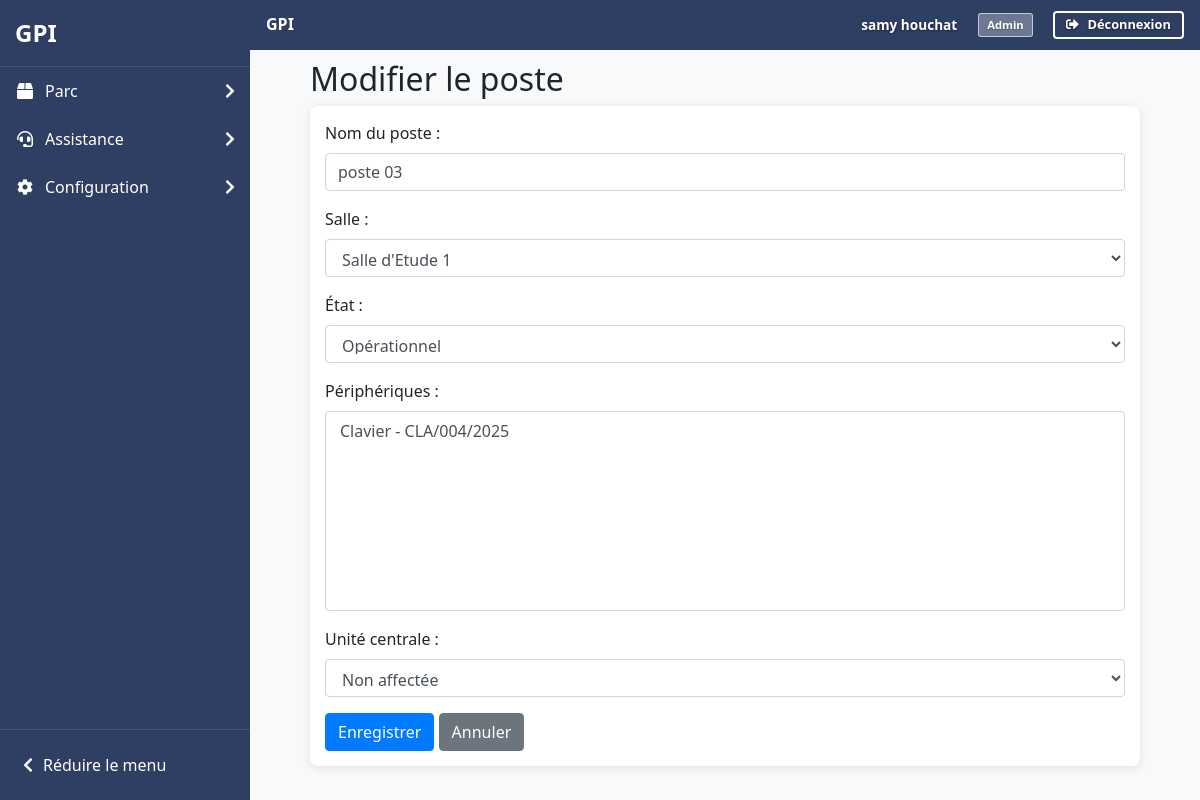
The page /includes/gestion.php?action=modifier_poste&id=21 (signed in) on the database as committed earlier.
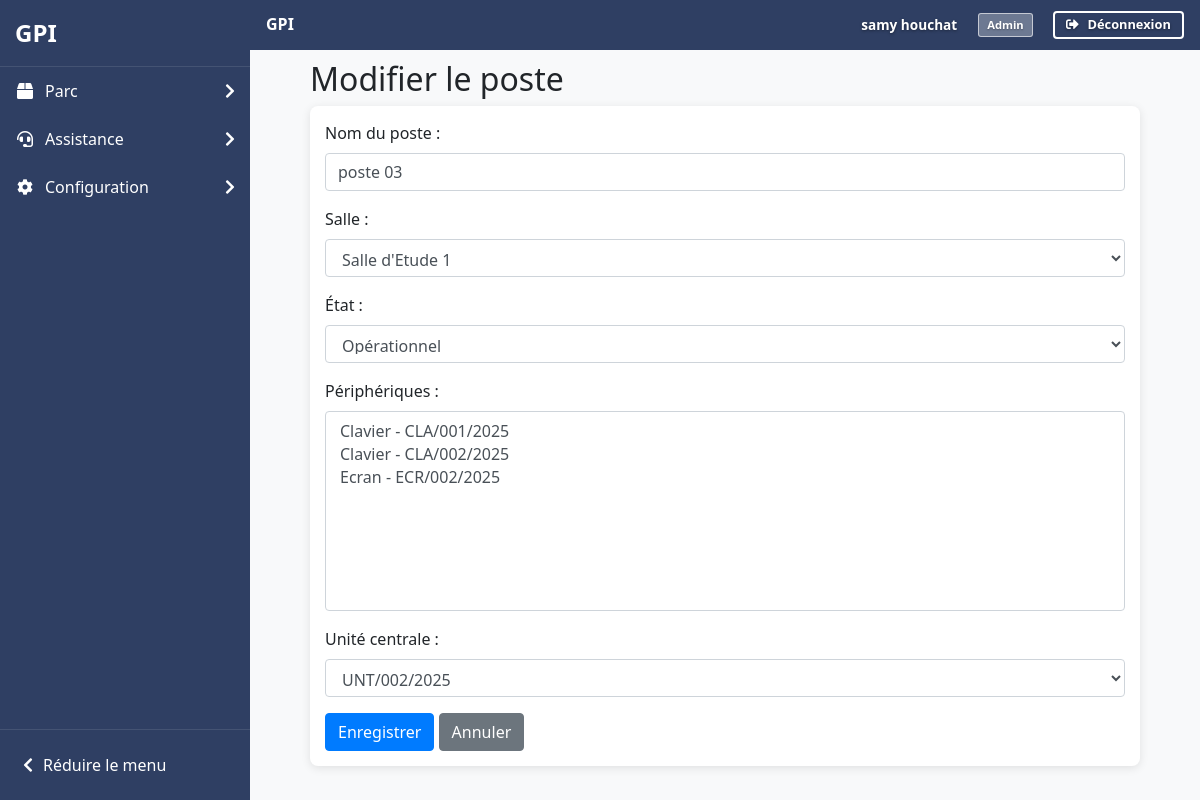
The same page on the database as committed later.
### tables this page shows
CREATE TABLE IF NOT EXISTS `poste_unite` (
  `id_poste` int NOT NULL,
  `id_unite` int NOT NULL,
  PRIMARY KEY (`id_poste`,`id_unite`),
  UNIQUE KEY `unique_poste_unite` (`id_poste`),
  UNIQUE KEY `unique_unite_poste` (`id_unite`),
  KEY `id_unite` (`id_unite`)
);

CREATE TABLE IF NOT EXISTS `unite` (
  `id_unite` int NOT NULL AUTO_INCREMENT,
  `numero_inventaire` varchar(255) NOT NULL,
  `ram` enum('2 GB','4 GB','8 GB','16 GB','32 GB','64 GB') NOT NULL,
  `processeur` enum('INTEL_CORE_I3','INTEL_CORE_I5','INTEL_CORE_I7','INTEL_CORE_I9','INTEL_XEON','INTEL_PENTIUM','INTEL_CELERON') NOT NULL,
  `disque_dur_1_type` enum('SSD','HDD') NOT NULL,
  `disque_dur_1_capacite` enum('70 GB','120 GB','500 GB') NOT NULL,
  `disque_dur_2_type` enum('SSD','HDD') DEFAULT NULL,
  `disque_dur_2_capacite` enum('70 GB','120 GB','500 GB') DEFAULT NULL,
  `etat` enum('Operationnel','En panne') DEFAULT 'Operationnel',
  `date_achat` date DEFAULT NULL,
  `date_ajout` datetime DEFAULT CURRENT_TIMESTAMP,
  `supprime_le` datetime DEFAULT NULL,
  `est_affecte` tinyint(1) DEFAULT '0',
  PRIMARY KEY (`id_unite`),
  UNIQUE KEY `numero_inventaire` (`numero_inventaire`)
);

### includes/gestion.php (the view, shortened to what the changed rows need)
<?php
require_once 'functions.php';
$action = $_GET['action'] ?? '';
$id = $_GET['id'] ?? null;
try {
    $pdo = connectDB();
    switch ($action) {
            ?>
            <?php
        case 'modifier_poste':
            $stmt = $pdo->prepare("SELECT * FROM poste WHERE id_poste = ?");
            $stmt->execute([$id]);
            $poste = $stmt->fetch();
            $periphSelected = $pdo->prepare("SELECT id_peripherique FROM poste_peripherique WHERE id_poste = ?");
            $periphSelected->execute([$id]);
            $periphSelected = $periphSelected->fetchAll(PDO::FETCH_COLUMN);
            $uniteStmt = $pdo->prepare("SELECT id_unite FROM poste_unite WHERE id_poste = ?");
            $uniteStmt->execute([$id]);
            $uniteSelected = $uniteStmt->fetchColumn();
            $salles = $pdo->query("SELECT * FROM salles ORDER BY nom_salle")->fetchAll();
            $peripheriques = $pdo->query("
                SELECT p.*
                FROM peripherique p
                LEFT JOIN poste_peripherique pp ON p.id_peripherique = pp.id_peripherique
                WHERE p.supprime_le IS NULL AND pp.id_poste IS NULL
            ")->fetchAll();
            $unites = $pdo->query("
                SELECT u.*
                FROM unite u
                LEFT JOIN poste_unite pu ON u.id_unite = pu.id_unite
                WHERE u.supprime_le IS NULL
                AND (pu.id_poste IS NULL OR pu.id_poste = $id)
                ORDER BY u.numero_inventaire")->fetchAll();
            ?>
            <div class="container mt-4">
                <h2>Modifier le poste</h2>
                <div class="card">
                    <div class="card-body">
                        <form method="POST" action="gestion.php?action=modifier_poste&id=<?= $id ?>">
                            <div class="form-group">
                                <label>Nom du poste :</label>
                                <input type="text" name="nom_poste" class="form-control" value="<?= htmlspecialchars($poste['nom_poste']) ?>" required>
                            </div>
                            <div class="form-group">
                                <label>Salle :</label>
                                <select name="id_salle" class="form-control" required>
                                    <?php foreach ($salles as $salle): ?>
                                        <option value="<?= $salle['id_salle'] ?>" <?= $salle['id_salle'] == $poste['id_salle'] ? 'selected' : '' ?>>
                                            <?= htmlspecialchars($salle['nom_salle']) ?>
                                        </option>
                                    <?php endforeach; ?>
                                </select>
                            </div>
                             <div class="form-group">
                                <label>État :</label>
                                <select name="etat" class="form-control" required>
                                    <option value="opérationnel" <?= $poste['etat'] === 'opérationnel' ? 'selected' : '' ?>>Opérationnel</option>
                                </select>
                            </div>
                            <div class="form-group">
                                <label>Périphériques :</label>
                                <select name="peripheriques[]" class="form-control" multiple style="height: 200px">
                                    <?php foreach ($peripheriques as $periph): ?>
                                        <option value="<?= $periph['id_peripherique'] ?>" <?= in_array($periph['id_peripherique'], $periphSelected) ? 'selected' : '' ?>>
                                        </option>
                                    <?php endforeach; ?>
                                </select>
                            </div>
                            <div class="form-group">
                                <label>Unité centrale :</label>
                                <select name="id_unite" class="form-control">
                                    <option value="">Non affectée</option>
                                    <?php foreach ($unites as $unite): ?>
                                        <option value="<?= $unite['id_unite'] ?>" <?= $unite['id_unite'] == $uniteSelected ? 'selected' : '' ?>>
                                            <?= htmlspecialchars($unite['numero_inventaire']) ?>
                                        </option>
                                    <?php endforeach; ?>
                                </select>
                            </div>
                            <button type="submit" class="btn btn-primary">Enregistrer</button>
                            <a href="../pages/common/gestion_poste.php" class="btn btn-secondary">Annuler</a>
                        </form>
                    </div>
                </div>
            </div>
            <?php
            break;
    }
} catch (PDOException $e) {
    if (strpos($e->getMessage(), 'Un périphérique de ce type est déjà affecté') !== false) {
        header('Location: ../pages/common/gestion_poste.php?erreur=Un périphérique de ce type est déjà affecté à ce poste');
    }
    elseif (strpos($e->getMessage(), 'Ce poste a déjà une unité centrale') !== false) {
        header('Location: ../pages/common/gestion_poste.php?erreur=Ce poste a déjà une unité centrale');
    }
    elseif (strpos($e->getMessage(), 'Cette unité centrale est déjà affectée') !== false) {
        header('Location: ../pages/common/gestion_poste.php?erreur=Cette unité centrale est déjà affectée à un autre poste');
    }
    else {
        header('Location: ../pages/common/gestion_poste.php?erreur=Erreur lors de l\'affectation');
    }
    exit;
}
?>

Rows that differ between the two databases and show on the page:
added poste_unite: id_unite "UNT/002/2025"
Other text that changed with them:
form field value: "Clavier - CLA/004/2025" → "Clavier - CLA/001/2025 / Clavier - CLA/002/2025 / Ecran - ECR/002/2025"
form field id_unite: "Non affectée" → (not shown)
